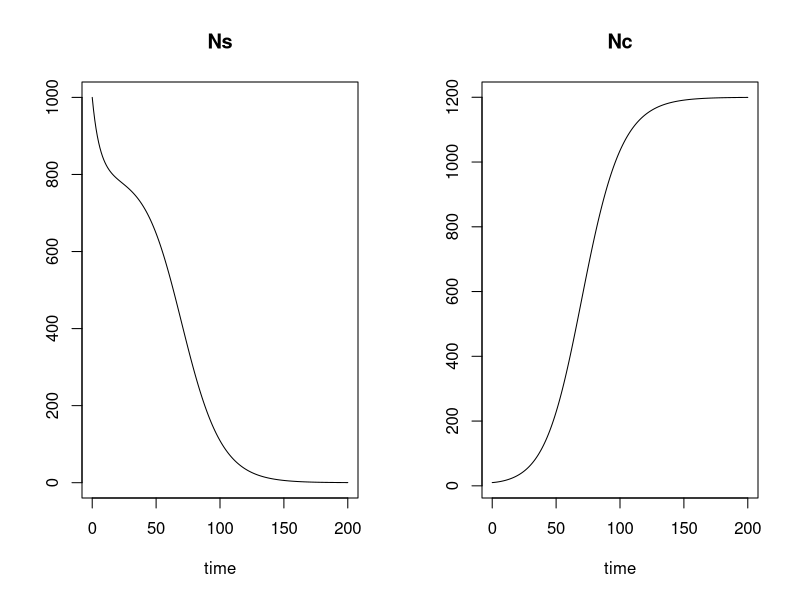

Write R code to recreate this figure. (Note: this script raises an error after producing the figure.)
#' ---
#' title: "MACS205 : TD Équations différentielles"
#' output: html_document
#' author: Régis Gourdel
#' ---

library(deSolve)

#' **Question 1**
#' 
#' *a/*
N = function(N0,b,t) { N0 * exp(b*t) }

#' *b/*
N(1, 0.2, 1000)

#' **Question 4**
pars = c(rs = 0.15,
         Ms = 800,
         rc = 0.18,
         Mc = 1200)

aux_gompertz = function(r,M,N,n) { r * N * log(M/max(1, N + n)) }

gompertz_competition = function(t, N, params) {
  ds = aux_gompertz(params[1], params[2], N[1], N[2])
  dc = aux_gompertz(params[3], params[4], N[2], N[1])
  return( list(c(ds,dc)) )
}

Nini  = c(Ns = 1000, Nc = 10)
times = seq(0, 200, by = 1)

out   = ode(Nini, times, gompertz_competition, pars)
summary(out)
plot(out)


#' **Question 5**

euler = function(Fini, times, func, pars) {
  n = length(times)
  values = rep(Fini, n)
  for (i in times[2:n]) {
    values[i] = values[i-1] + (times[i] - times[i-1]) * unlist(func(times[i-1], values[i-1], pars))
  }
  return(values)
}

out2 = euler(Nini, times, gompertz_competition, pars)
summary(out2)
plot(out2)
